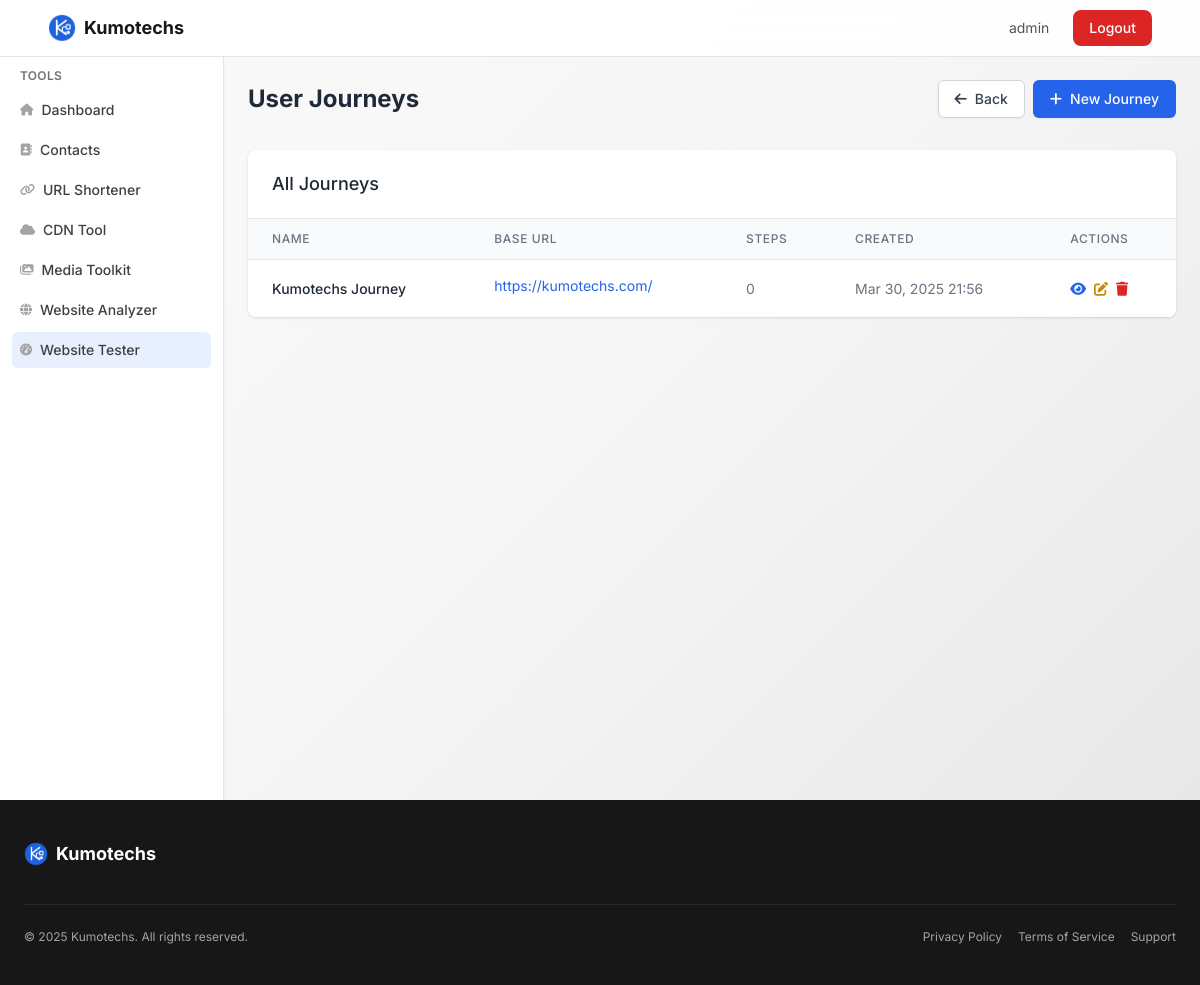
/webtester/journeys/ (signed in), run on an earlier commit of the app's database.
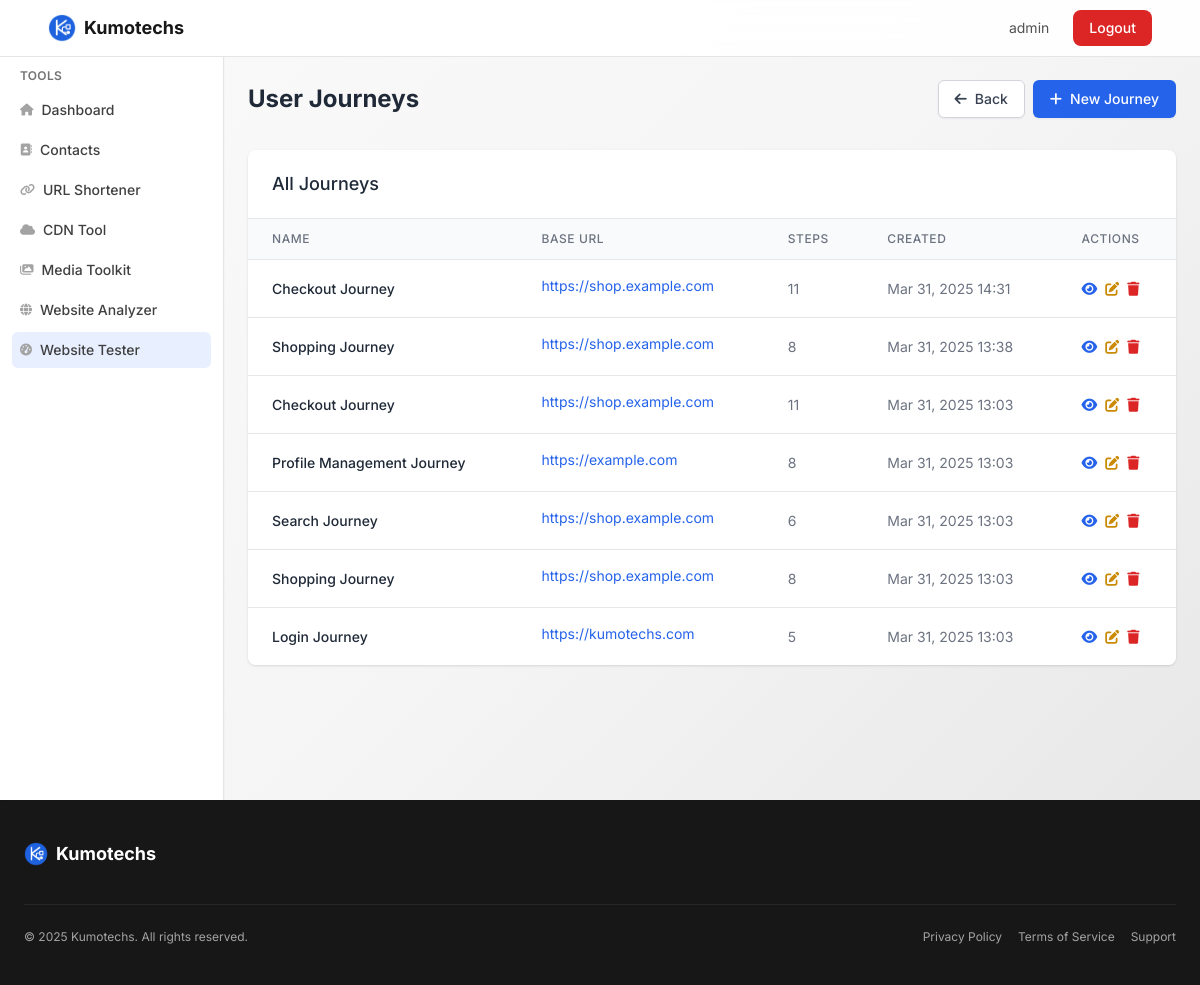
And on a later commit of the database.
### webtester/models.py (models this page shows, shortened)
class UserJourney(models.Model):
    name = models.CharField(max_length=100)
    description = models.TextField(blank=True, null=True)
    base_url = models.URLField(max_length=2000, help_text="Base URL for relative paths in journey steps")
    created_by = models.ForeignKey(User, on_delete=models.CASCADE, related_name='journeys')
    created_at = models.DateTimeField(auto_now_add=True)
    updated_at = models.DateTimeField(auto_now=True)
    class Meta:
        ordering = ['-created_at']
        verbose_name = 'User Journey'
        verbose_name_plural = 'User Journeys'

### webtester/views.py (the view)
# urls.py: path('journeys/', views.journey_list, name='journey_list'),
@login_required
def journey_list(request):
    journeys = UserJourney.objects.filter(created_by=request.user).order_by('-created_at')
    context = {
        'journeys': journeys,
    }
    return render(request, 'webtester/journey_list.html', context)

### webtester/templates/webtester/journey_list.html (shortened to what this page needs)
{% extends "base.html" %}
{% block content %}
<div class="space-y-8">
    <div class="flex flex-col sm:flex-row justify-between items-start sm:items-center space-y-4 sm:space-y-0">
        <h1 class="text-2xl font-bold text-gray-800 dark:text-white">User Journeys</h1>
        <div class="flex flex-wrap gap-2">
            <a href="{% url 'webtester:dashboard' %}" class="inline-flex items-center px-4 py-2 border border-gray-300 shadow-sm text-sm font-medium rounded-md text-gray-700 bg-white hover:bg-gray-50 focus:outline-none focus:ring-2 focus:ring-offset-2 focus:ring-blue-500 dark:bg-gray-700 dark:text-white dark:border-gray-600 dark:hover:bg-gray-600">
                <i class="fas fa-arrow-left mr-2"></i> Back
            </a>
            <a href="{% url 'webtester:create_journey' %}" class="inline-flex items-center px-4 py-2 border border-transparent shadow-sm text-sm font-medium rounded-md text-white bg-blue-600 hover:bg-blue-700 focus:outline-none focus:ring-2 focus:ring-offset-2 focus:ring-blue-500">
                <i class="fas fa-plus mr-2"></i> New Journey
            </a>
        </div>
    </div>
    <div class="bg-white dark:bg-gray-800 shadow rounded-lg overflow-hidden">
        <div class="px-4 sm:px-6 py-5 border-b border-gray-200 dark:border-gray-700">
            <h2 class="text-lg font-medium text-gray-800 dark:text-white">All Journeys</h2>
        </div>
        {% if journeys %}
        <div class="overflow-x-auto">
            <div class="inline-block min-w-full align-middle">
                <table class="min-w-full divide-y divide-gray-200 dark:divide-gray-700">
                    <thead class="bg-gray-50 dark:bg-gray-700">
                        <tr>
                            <th scope="col" class="px-3 sm:px-6 py-3 text-left text-xs font-medium text-gray-500 dark:text-gray-300 uppercase tracking-wider">Name</th>
                            <th scope="col" class="px-3 sm:px-6 py-3 text-left text-xs font-medium text-gray-500 dark:text-gray-300 uppercase tracking-wider hidden sm:table-cell">Base URL</th>
                            <th scope="col" class="px-3 sm:px-6 py-3 text-left text-xs font-medium text-gray-500 dark:text-gray-300 uppercase tracking-wider">Steps</th>
                            <th scope="col" class="px-3 sm:px-6 py-3 text-left text-xs font-medium text-gray-500 dark:text-gray-300 uppercase tracking-wider hidden md:table-cell">Created</th>
                            <th scope="col" class="px-3 sm:px-6 py-3 text-left text-xs font-medium text-gray-500 dark:text-gray-300 uppercase tracking-wider">Actions</th>
                        </tr>
                    </thead>
                    <tbody class="bg-white dark:bg-gray-800 divide-y divide-gray-200 dark:divide-gray-700">
                        {% for journey in journeys %}
                        <tr>
                            <td class="px-3 sm:px-6 py-4 whitespace-nowrap text-sm font-medium text-gray-800 dark:text-white">
                                <div class="truncate max-w-xs">{{ journey.name }}</div>
                            </td>
                            <td class="px-3 sm:px-6 py-4 whitespace-nowrap text-sm text-gray-500 dark:text-gray-400 hidden sm:table-cell">
                                <a href="{{ journey.base_url }}" target="_blank" class="text-blue-600 hover:text-blue-900 dark:text-blue-400 dark:hover:text-blue-300 truncate max-w-xs inline-block">
                                    {{ journey.base_url|truncatechars:40 }}
                                </a>
                            </td>
                            <td class="px-3 sm:px-6 py-4 whitespace-nowrap text-sm text-gray-500 dark:text-gray-400">
                                {{ journey.steps.count }}
                            </td>
                            <td class="px-3 sm:px-6 py-4 whitespace-nowrap text-sm text-gray-500 dark:text-gray-400 hidden md:table-cell">
                                {{ journey.created_at|date:"M d, Y H:i" }}
                            </td>
                            <td class="px-3 sm:px-6 py-4 whitespace-nowrap text-sm">
                                <div class="flex space-x-2">
                                    <a href="{% url 'webtester:journey_detail' journey.pk %}" class="text-blue-600 hover:text-blue-900 dark:text-blue-400 dark:hover:text-blue-300" title="View Details">
                                        <i class="fas fa-eye"></i>
                                    </a>
                                    <a href="{% url 'webtester:edit_journey' journey.pk %}" class="text-yellow-600 hover:text-yellow-900 dark:text-yellow-400 dark:hover:text-yellow-300" title="Edit Journey">
                                        <i class="fas fa-edit"></i>
                                    </a>
                                    <form method="post" action="{% url 'webtester:delete_journey' journey.pk %}" class="inline" onsubmit="return confirm('Are you sure you want to delete this journey?');">
                                        <button type="submit" class="text-red-600 hover:text-red-900 dark:text-red-400 dark:hover:text-red-300" title="Delete Journey">
                                            <i class="fas fa-trash"></i>
                                        </button>
                                    </form>
                                </div>
                            </td>
                        </tr>
                        {% endfor %}
                    </tbody>
                </table>
            </div>
        </div>
        {% endif %}
    </div>
</div>
{% endblock %}

### core/templates/base.html (shortened to what this page needs)
{% load static %}
<!DOCTYPE html>
<html lang="en" class="scroll-smooth">
<head>
    <link rel="stylesheet" href="{% static 'css/tailwind.css' %}">
    <link rel="stylesheet" href="https://cdnjs.cloudflare.com/ajax/libs/font-awesome/6.4.0/css/all.min.css">
</head>
<body class="font-sans text-neutral-800 bg-gradient-bg" x-data="{ mobileMenuOpen: false, sidebarOpen: false }">
    <nav class="fixed top-0 w-full z-50 bg-white/90 backdrop-blur-md border-b border-neutral-200">
        <div class="max-w-6xl mx-auto px-4 sm:px-6">
            <div class="flex justify-between items-center h-14">
                <div class="flex items-center space-x-2">
                    <a href="{% url 'home' %}" class="flex items-center space-x-2">
                        <img src="{% static 'images/logo.webp' %}" alt="Kumotechs Logo" class="w-7 h-7">
                        <span class="text-lg font-bold text-neutral-900">Kumotechs</span>
                    </a>
                </div>
                <div class="hidden md:flex items-center space-x-6">
                    {% if user.is_authenticated %}
                        <span class="text-sm text-neutral-600">{{ user.username }}</span>
                        {% if request.resolver_match.url_name == 'home' %}
                            <a href="{% url 'dashboard' %}" class="bg-kumo-blue text-white px-4 py-2 rounded-lg hover:bg-kumo-blue-dark transition-colors duration-200 text-sm font-medium">
                                Dashboard
                            </a>
                        {% else %}
                            <a href="{% url 'logout' %}" class="text-white bg-red-600 text-white px-4 py-2 rounded-lg hover:bg-red-500 transition-colors duration-200 text-sm font-medium">
                                Logout
                            </a>
                        {% endif %}
                    {% endif %}
                </div>
            </div>
        </div>
    </nav>
    <div class="flex min-h-screen pt-14">
        {% if user.is_authenticated and request.resolver_match.url_name != 'home' %}
        <div class="hidden md:block w-56 bg-white shadow-sm border-r border-neutral-200">
            <nav class="p-3 h-full overflow-y-auto">
                <div class="mb-4">
                    <h2 class="text-xs font-semibold text-neutral-500 uppercase tracking-wide px-2 mb-2">Tools</h2>
                    <div class="space-y-1">
                        <a href="{% url 'dashboard' %}" class="sidebar-link group flex items-center px-2 py-2 text-sm font-medium rounded-md text-neutral-700 hover:bg-neutral-100 transition-colors ">
                            <i class="fas fa-home mr-2 text-neutral-400 text-xs"></i>
                            Dashboard
                        </a>
                        <a href="{% url 'manage_contacts' %}" class="sidebar-link group flex items-center px-2 py-2 text-sm font-medium rounded-md text-neutral-700 hover:bg-neutral-100 transition-colors ">
                            <i class="fas fa-address-book mr-2 text-neutral-400 text-xs"></i>
                            Contacts
                        </a>
                        <a href="{% url 'shortlinks:shortener' %}" class="sidebar-link group flex items-center px-2 py-2 text-sm font-medium rounded-md text-neutral-700 hover:bg-neutral-100 transition-colors ">
                            <i class="fas fa-link mr-2 text-neutral-400 text-xs"></i>
                            URL Shortener
                        </a>
                        <a href="{% url 'cdn_tool:dashboard' %}" class="sidebar-link group flex items-center px-2 py-2 text-sm font-medium rounded-md text-neutral-700 hover:bg-neutral-100 transition-colors ">
                            <i class="fas fa-cloud mr-2 text-neutral-400 text-xs"></i>
                            CDN Tool
                        </a>
                        <a href="{% url 'media_toolkit:dashboard' %}" class="sidebar-link group flex items-center px-2 py-2 text-sm font-medium rounded-md text-neutral-700 hover:bg-neutral-100 transition-colors ">
                            <i class="fas fa-images mr-2 text-neutral-400 text-xs"></i>
                            Media Toolkit
                        </a>
                        <a href="{% url 'webanalyzer:dashboard' %}" class="sidebar-link group flex items-center px-2 py-2 text-sm font-medium rounded-md text-neutral-700 hover:bg-neutral-100 transition-colors ">
                            <i class="fas fa-globe mr-2 text-neutral-400 text-xs"></i>
                            Website Analyzer
                        </a>
                        <a href="{% url 'webtester:dashboard' %}" class="sidebar-link group flex items-center px-2 py-2 text-sm font-medium rounded-md text-neutral-700 hover:bg-neutral-100 transition-colors {% if 'webtester' in request.path %}active bg-kumo-accent border-l-3 border-kumo-blue text-kumo-blue-dark{% endif %}">
                            <i class="fas fa-tachometer-alt mr-2 text-neutral-400 text-xs"></i>
                            Website Tester
                        </a>
                    </div>
                </div>
            </nav>
        </div>
        {% endif %}
        <main class="flex-1 overflow-y-auto">
            <div class="max-w-6xl mx-auto px-4 sm:px-6 py-6">
                {% block content %}
                {% endblock %}
            </div>
        </main>
    </div>
    <footer class="bg-neutral-900 text-white py-10 px-4 sm:px-6">
        <div class="max-w-6xl mx-auto">
            <div class="grid grid-cols-1 md:grid-cols-4 gap-6">
                <div class="md:col-span-2">
                    <div class="flex items-center space-x-2 mb-3">
                        <img src="{% static 'images/logo.webp' %}" alt="Kumotechs Logo" class="w-6 h-6">
                        <span class="text-lg font-bold">Kumotechs</span>
                    </div>
                </div>
            </div>
            <div class="border-t border-neutral-800 mt-6 pt-6 flex flex-col sm:flex-row justify-between items-center">
                <p class="text-neutral-400 text-xs">
                    © {% now "Y" %} Kumotechs. All rights reserved.
                </p>
                <div class="flex space-x-4 mt-3 sm:mt-0">
                    <a href="#" class="text-neutral-400 hover:text-kumo-blue text-xs transition-colors duration-200">Privacy Policy</a>
                    <a href="#" class="text-neutral-400 hover:text-kumo-blue text-xs transition-colors duration-200">Terms of Service</a>
                    <a href="#" class="text-neutral-400 hover:text-kumo-blue text-xs transition-colors duration-200">Support</a>
                </div>
            </div>
        </div>
    </footer>
</body>
</html>

What changed in the data, as far as the page shows it:
removed UserJourney: name "Kumotechs Journey", base_url "https://kumotechs.com/", steps.count "0", created_at "Mar 30, 2025 21:56"
added UserJourney: name "Checkout Journey", base_url "https://shop.example.com", steps.count "11", created_at "Mar 31, 2025 14:31"
added UserJourney: name "Shopping Journey", base_url "https://shop.example.com", steps.count "8", created_at "Mar 31, 2025 13:38"
added UserJourney: name "Checkout Journey", base_url "https://shop.example.com", steps.count "11", created_at "Mar 31, 2025 13:03"
added UserJourney: name "Profile Management Journey", base_url "https://example.com", steps.count "8", created_at "Mar 31, 2025 13:03"
added UserJourney: name "Search Journey", base_url "https://shop.example.com", steps.count "6", created_at "Mar 31, 2025 13:03"
added UserJourney: name "Shopping Journey", base_url "https://shop.example.com", steps.count "8", created_at "Mar 31, 2025 13:03"
added UserJourney: name "Login Journey", base_url "https://kumotechs.com", steps.count "5", created_at "Mar 31, 2025 13:03"
